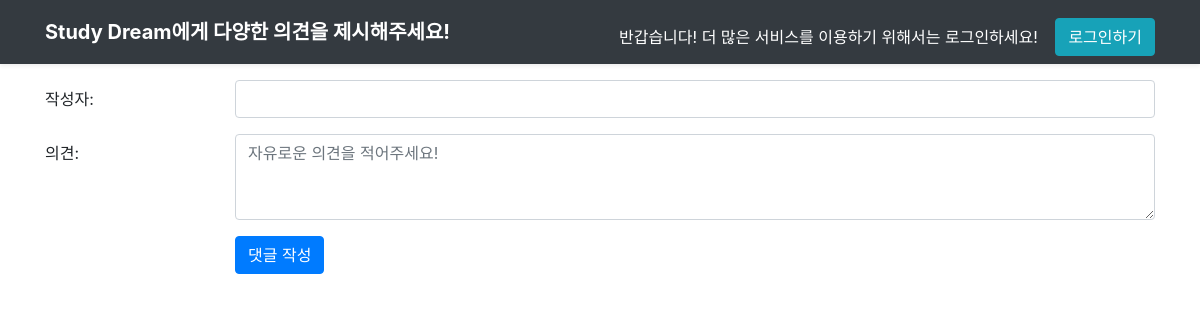
/comment/, run on an earlier commit of the app's database.
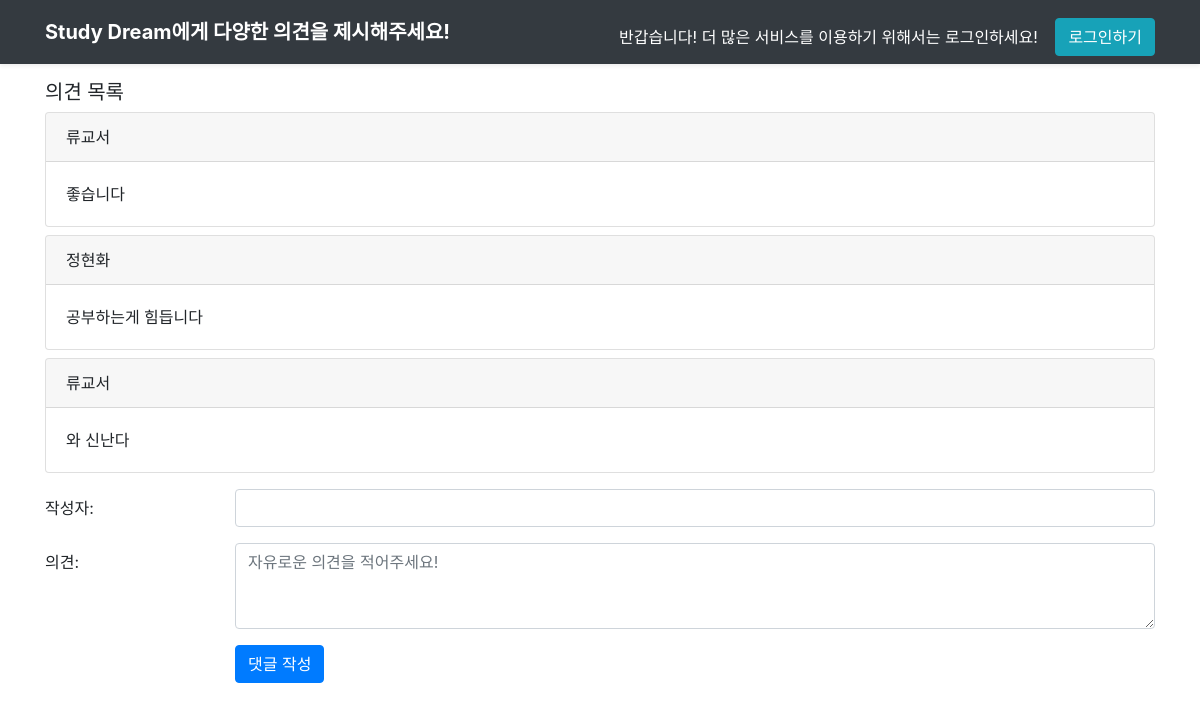
And on a later commit of the database.
### app_study_dream/models.py (models this page shows, shortened)
class Comment(models.Model):
    comments_author = models.CharField(max_length=100)
    comments = models.TextField(default='', null=False)
    def __str__(self):
        return self.comments_author
    class recorder(models.Model):
        username = models.CharField(max_length=150, unique=True)
        password = models.CharField(max_length=128)

### app_study_dream/views.py (the view)
# urls.py: path('comment/', comment_view, name='comment_view'),
def comment_view(request):
    comments = {'comments': Comment.objects.all()}
    return render(request, 'comment.html', comments)

### templates/comment.html (shortened to what this page needs)
{% load static %}
{% block content %}
  <link rel="stylesheet" href="{% static 'bootstrap/css/bootstrap.min.css' %}"/>
<header>
    <nav class="navbar navbar-dark bg-dark shadow-sm mb-3">
        <div class="container d-flex justify-content-between">
            <a href="/" class="navbar-brand d-flex align-items-center">
                <strong>Study Dream에게 다양한 의견을 제시해주세요!</strong>
                <div class="row">
                    <div class="col-auto">
                        {% if user.is_authenticated %}
                            <a class="btn btn-dark" role="button">안녕하세요, {{ user.username }} 님</a>
                            <a class="btn btn-secondary" href="{% url 'logout' %}" role="button">로그아웃</a>
                        {% else %}
                            <a class="btn btn-dark" role="button">반갑습니다! 더 많은 서비스를 이용하기 위해서는 로그인하세요!</a>
                            <a class="btn btn-info" href="{% url 'login' %}" role="button">로그인하기</a>
                        {% endif %}
                    </div>
                </div>
            </a>
        </div>
    </nav>
</header>
<div class="container mt-3">
    {% if comments %}
        <div class="mt-3">
            <h5>의견 목록</h5>
            {% for comment in comments %}
                <div class="card mb-2">
                    <div class="card-header">
                        {{ comment.comments_author }}
                    </div>
                    <div class="card-body">
                        {{ comment.comments | safe }}
                    </div>
                </div>
            {% endfor %}
        </div>
    {% endif %}
    <form method="post" action="{% url 'add_comment' %}" class="mt-3">
    <div class="form-group row">
        <label for="author" class="col-sm-2 col-form-label">작성자:</label>
        <div class="col-sm-10">
            <input type="text" id="author" name="author" class="form-control" required>
        </div>
    </div>
    <div class="form-group row">
        <label for="text" class="col-sm-2 col-form-label">의견:</label>
        <div class="col-sm-10">
            <textarea id="text" name="text" class="form-control" rows="3" required placeholder="자유로운 의견을 적어주세요!"></textarea>
        </div>
    </div>
    <div class="form-group row">
        <div class="col-sm-10 offset-sm-2">
            <button type="submit" class="btn btn-primary ">댓글 작성</button>
        </div>
    </div>
</form>
  </div>
{% endblock %}

What changed in the data, as far as the page shows it:
added Comment: comments_author "류교서", comments "좋습니다"
added Comment: comments_author "정현화", comments "공부하는게 힘듭니다"
added Comment: comments_author "류교서", comments "와 신난다"
Also different on the page:
text now shown: "의견 목록"
